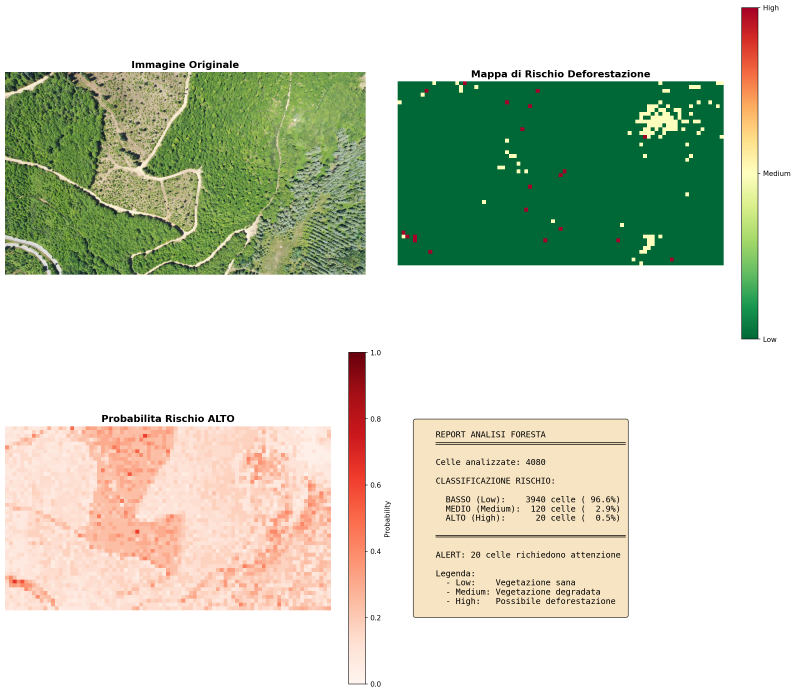
#> input picture models/model_2/forest_risk_assessment.png, 2387 x 2079 px (shown at 1/3 size)
$ python -i run_forest_classifier.py   (imports and definitions only)
#> lines starting #> are read from the running program, lines starting #| are printed output that depends on the picture
"""
Forest Pattern Classifier - Executable Demo with Real Images
=============================================================
Questo script permette di classificare il rischio di deforestazione da immagini reali.

Uso:
    python run_forest_classifier.py --image <immagine>
    python run_forest_classifier.py --demo  (usa immagini di esempio del progetto)
    python run_forest_classifier.py --folder <cartella>  (analizza tutte le immagini)

Requisiti:
    pip install scikit-learn numpy matplotlib opencv-python Pillow scipy scikit-image
"""

import os
import sys
import argparse
import numpy as np
import matplotlib
# [1 line not run here, left out]
import matplotlib.pyplot as plt
from pathlib import Path

# Verifica dipendenze
def check_dependencies():
    missing = []
    try:
        from sklearn.ensemble import RandomForestClassifier
    except ImportError:
        missing.append('scikit-learn')
    try:
        import cv2
    except ImportError:
        missing.append('opencv-python')
    try:
        from PIL import Image
    except ImportError:
        missing.append('Pillow')
    try:
        from scipy import ndimage
    except ImportError:
        missing.append('scipy')

    if missing:
        print(f"Dipendenze mancanti: {', '.join(missing)}")
        print(f"Installa con: pip install {' '.join(missing)}")
        sys.exit(1)

# [1 line not run here, left out]

from sklearn.ensemble import RandomForestClassifier
from sklearn.model_selection import train_test_split
import cv2
from PIL import Image
from scipy import ndimage
import joblib


def load_image(image_path):
    """
    Carica un'immagine da file

    Args:
        image_path: percorso dell'immagine

    Returns:
        numpy array RGB
    """
    if not os.path.exists(image_path):
        raise FileNotFoundError(f"Immagine non trovata: {image_path}")

    # Carica con OpenCV
    img = cv2.imread(image_path)
    if img is None:
        # Prova con PIL
        img = np.array(Image.open(image_path).convert('RGB'))
    else:
        img = cv2.cvtColor(img, cv2.COLOR_BGR2RGB)

    return img


def calculate_pseudo_ndvi(rgb_image):
    """
    Calcola uno pseudo-NDVI da immagine RGB.

    Per immagini RGB senza banda NIR, usiamo:
    pseudo_NDVI = (G - R) / (G + R + epsilon)

    dove G = Green channel, R = Red channel.
    Questo approssima la differenza di riflettanza vegetazione/suolo.

    Args:
        rgb_image: immagine RGB (numpy array)

    Returns:
        pseudo_ndvi: array 2D con valori pseudo-NDVI
    """
    # Estrai canali e normalizza
    r = rgb_image[:, :, 0].astype(np.float32)
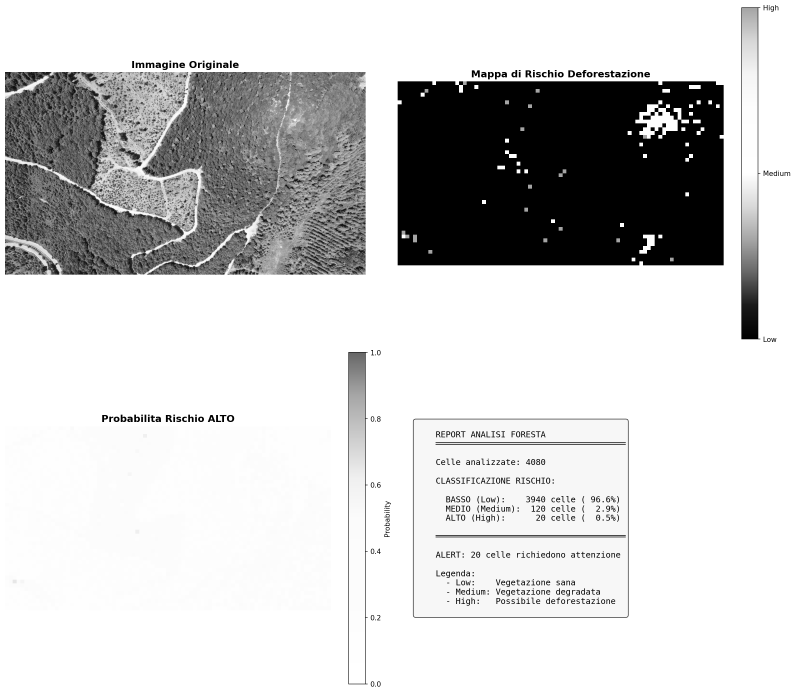
#> r: shape (2079, 2387) float32 (shown at 1/3 size); min 0, max 255, mean 206.1
    g = rgb_image[:, :, 1].astype(np.float32)

    # Calcola pseudo-NDVI (Green-Red Vegetation Index)
    epsilon = 1e-10
    pseudo_ndvi = (g - r) / (g + r + epsilon)
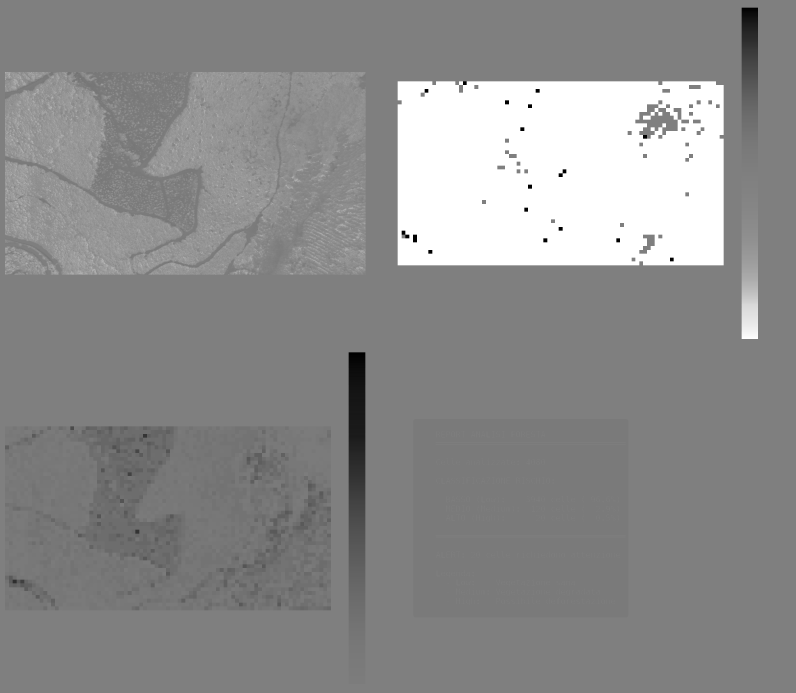
#> pseudo_ndvi: shape (2079, 2387) float32 (shown at 1/3 size); min -1, max 1, mean 0.102; drawn with min black and max white

    # Normalizza a range 0-1
    pseudo_ndvi = (pseudo_ndvi - pseudo_ndvi.min()) / (pseudo_ndvi.max() - pseudo_ndvi.min() + epsilon)

    return pseudo_ndvi


def calculate_excess_green(rgb_image):
    """
    Calcola Excess Green Index (ExG) - un altro indicatore di vegetazione.

    ExG = 2*G - R - B

    Args:
        rgb_image: immagine RGB

    Returns:
        exg: array 2D con valori normalizzati
    """
    r = rgb_image[:, :, 0].astype(np.float32) / 255.0
    g = rgb_image[:, :, 1].astype(np.float32) / 255.0
    b = rgb_image[:, :, 2].astype(np.float32) / 255.0
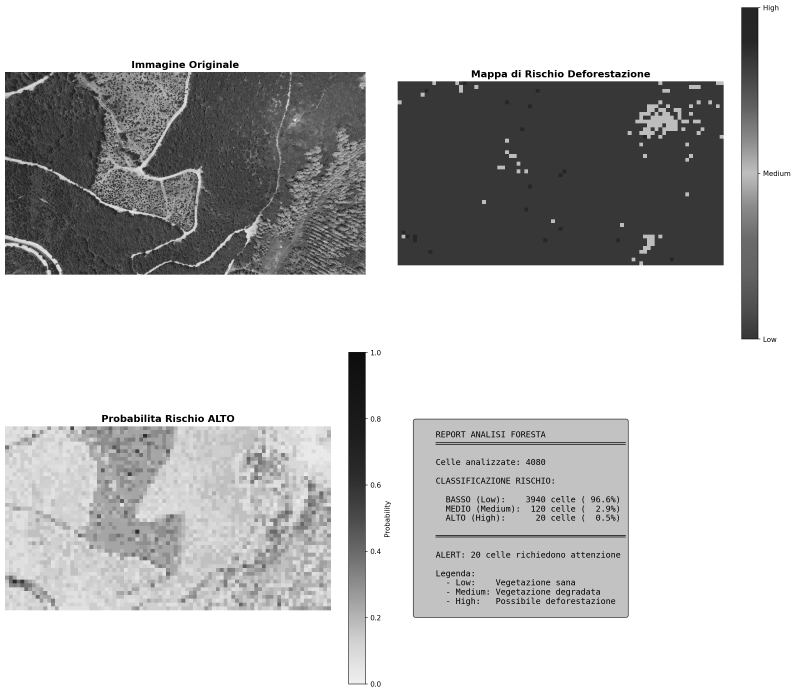
#> b: shape (2079, 2387) float32 (shown at 1/3 size); min 0, max 1, mean 0.764

    exg = 2 * g - r - b
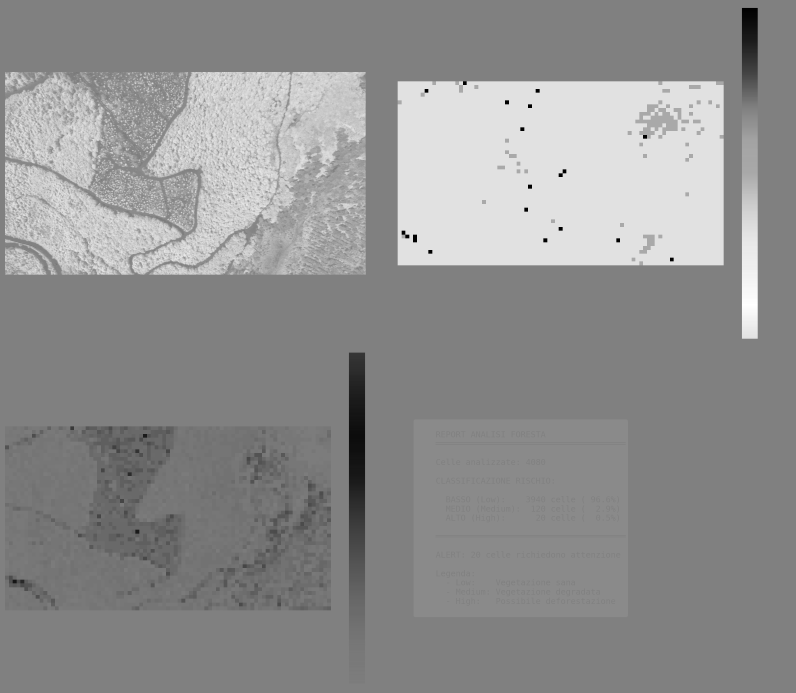
#> exg: shape (2079, 2387) float32 (shown at 1/3 size); min -0.796, max 0.78, mean 0.0996; drawn with min black and max white

    # Normalizza a 0-1
    exg = (exg - exg.min()) / (exg.max() - exg.min() + 1e-10)

    return exg


def extract_features(image_patch):
    """
    Estrae features da un patch di immagine per la classificazione.

    Args:
        image_patch: patch RGB

    Returns:
        dict con features
    """
    # Calcola indici vegetazione
    pseudo_ndvi = calculate_pseudo_ndvi(image_patch)
    exg = calculate_excess_green(image_patch)

    features = {}

    # === Features da pseudo-NDVI ===
    features['ndvi_mean'] = np.mean(pseudo_ndvi)
    features['ndvi_std'] = np.std(pseudo_ndvi)
    features['ndvi_min'] = np.min(pseudo_ndvi)
    features['ndvi_max'] = np.max(pseudo_ndvi)
    features['ndvi_median'] = np.median(pseudo_ndvi)
    features['ndvi_range'] = features['ndvi_max'] - features['ndvi_min']

    # Percentili
    features['ndvi_p25'] = np.percentile(pseudo_ndvi, 25)
    features['ndvi_p75'] = np.percentile(pseudo_ndvi, 75)
    features['ndvi_iqr'] = features['ndvi_p75'] - features['ndvi_p25']

    # Rapporti vegetazione
    features['high_veg_ratio'] = (pseudo_ndvi > 0.6).sum() / pseudo_ndvi.size
    features['medium_veg_ratio'] = ((pseudo_ndvi >= 0.3) & (pseudo_ndvi <= 0.6)).sum() / pseudo_ndvi.size
    features['low_veg_ratio'] = (pseudo_ndvi < 0.3).sum() / pseudo_ndvi.size

    # === Features da Excess Green ===
    features['exg_mean'] = np.mean(exg)
    features['exg_std'] = np.std(exg)

    # === Features di colore RGB ===
    features['red_mean'] = np.mean(image_patch[:, :, 0]) / 255.0
    features['green_mean'] = np.mean(image_patch[:, :, 1]) / 255.0
    features['blue_mean'] = np.mean(image_patch[:, :, 2]) / 255.0

    features['green_red_ratio'] = features['green_mean'] / (features['red_mean'] + 1e-10)
    features['green_blue_ratio'] = features['green_mean'] / (features['blue_mean'] + 1e-10)

    # === Features di texture ===
    gray = cv2.cvtColor(image_patch, cv2.COLOR_RGB2GRAY).astype(np.float32)
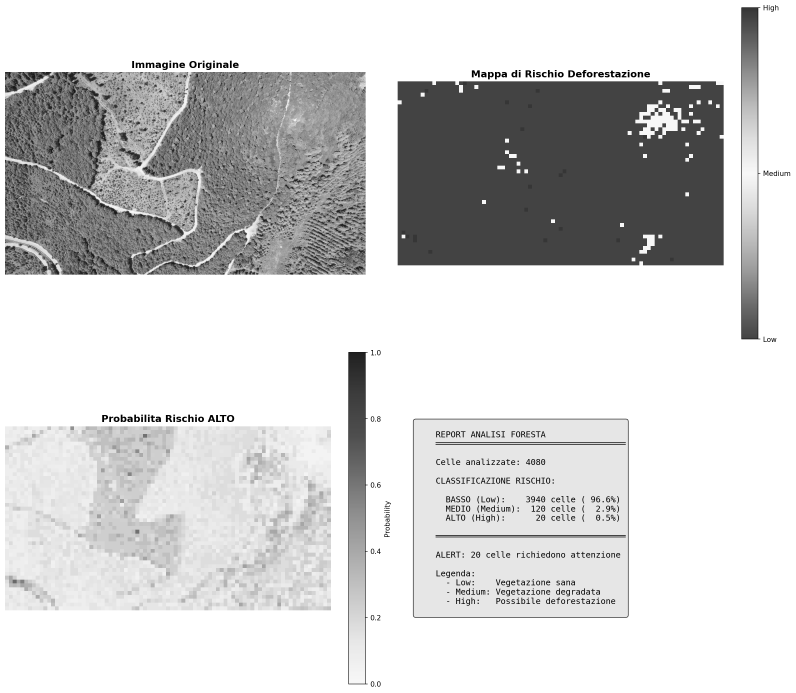
#> gray: shape (2079, 2387) float32 (shown at 1/3 size); min 0, max 255, mean 208.9

    # Gradiente (edge detection)
    sobel_x = ndimage.sobel(gray, axis=1)
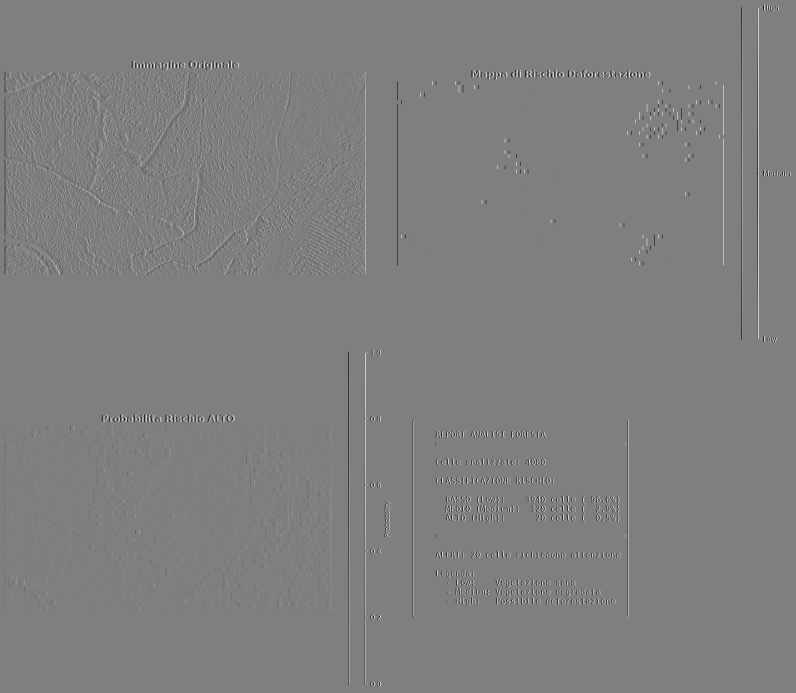
#> sobel_x: shape (2079, 2387) float32 (shown at 1/3 size); min -1020, max 1020, mean 0; drawn with min black and max white
    sobel_y = ndimage.sobel(gray, axis=0)
    gradient_magnitude = np.hypot(sobel_x, sobel_y)
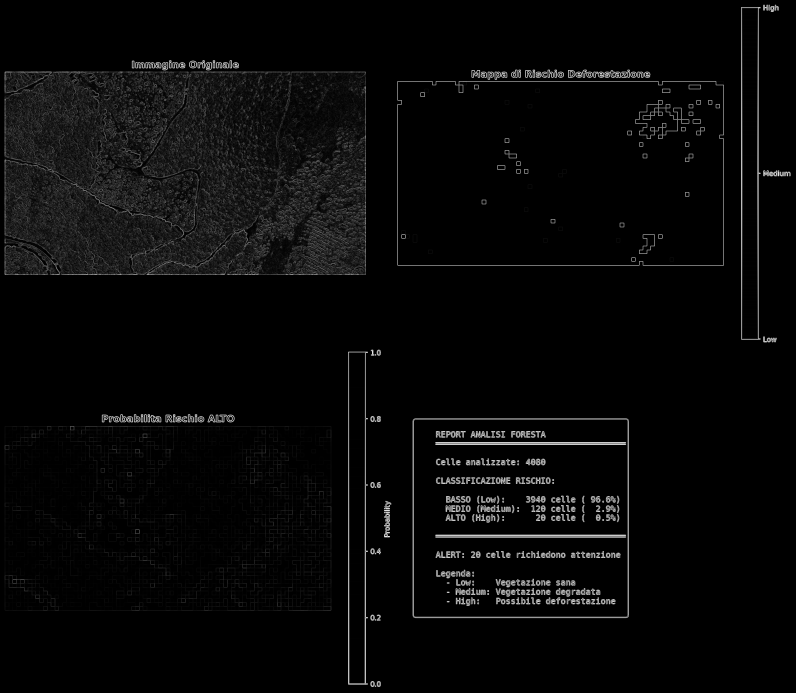
#> gradient_magnitude: shape (2079, 2387) float32 (shown at 1/3 size); min 0, max 1100.4, mean 34.8; drawn with min black and max white
#> (the run stopped early here; a loop or call above may not have finished)
